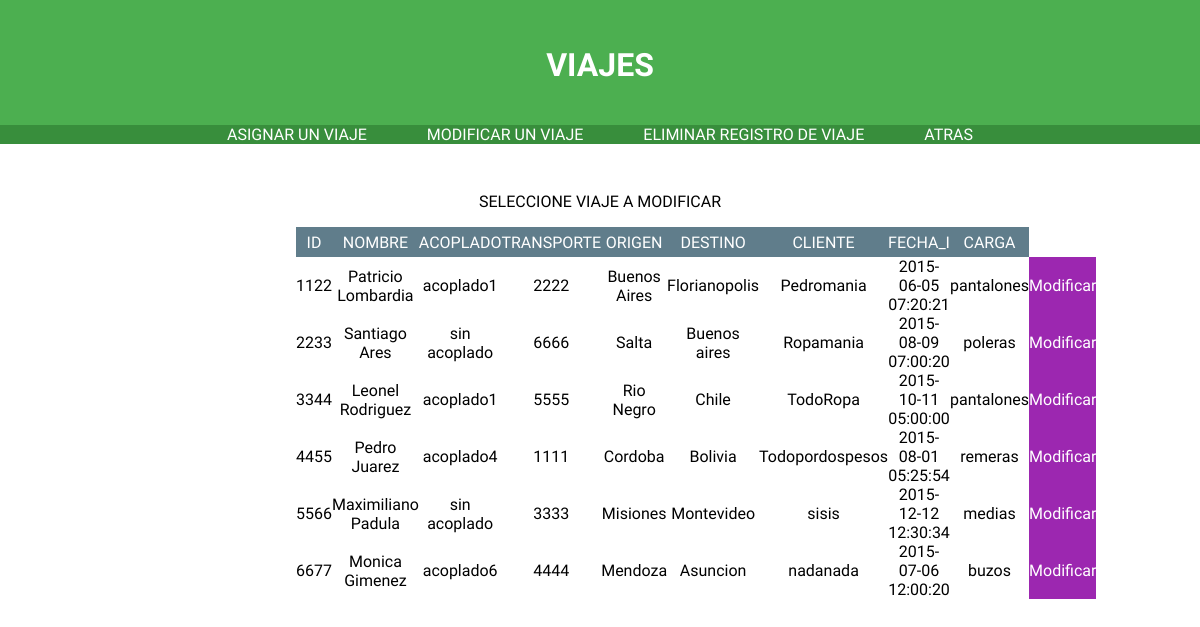
Page /Web/php/SUPERVISOR/modificar_viajes.php (signed in) on the committed database.
### tables this page shows
create table if not exists viaje 
	(id_viaje int unique,
     id_usuario int,
     id_acoplado int,
     id_transporte int,
     origen varchar (30),
     km_recorridos int,
     destino varchar (30),
     cliente varchar (30),
     fecha_inicio datetime,
     fecha_fin datetime,
     carga varchar(30),
	 constraint viaje_pk primary key (id_viaje),
     constraint id_usuario_viaje foreign key (id_usuario) references usuario (id_usuario)
     ON DELETE CASCADE
	 ON UPDATE CASCADE,
     constraint id_transporte_fk foreign key (id_transporte) references transporte (id_transporte)
	 ON DELETE CASCADE
	 ON UPDATE CASCADE,
	constraint id_acoplado_fk foreign key (id_acoplado) references acoplado (id_acoplado)
	 ON DELETE CASCADE
	 ON UPDATE CASCADE

);

CREATE TABLE IF NOT EXISTS usuario (
    id_usuario INT PRIMARY KEY,
    usuario VARCHAR(30),
    nombre VARCHAR(30),
    pass varchar(30),
    fecha_nacimiento DATE,
    id_tipo_doc INT,
    num_doc VARCHAR(40),
    id_licencia VARCHAR(10),
	codigo_rol int,
    CONSTRAINT id_tipo_doc FOREIGN KEY (id_tipo_doc) REFERENCES tipo_doc (id_tipo_doc)
    ON DELETE CASCADE
	ON UPDATE CASCADE,
    CONSTRAINT id_licencia_usuario FOREIGN KEY (id_licencia) REFERENCES licencia (id_licencia)
    ON DELETE CASCADE
	ON UPDATE CASCADE,
    CONSTRAINT id_rol_usuario FOREIGN KEY (codigo_rol) REFERENCES rol (codigo_rol)
	ON DELETE CASCADE
	ON UPDATE CASCADE
);

create table if not exists acoplado 
	(id_acoplado int primary key,
	 descripcion varchar (30),
     paten varchar (30) 

);

create table if not exists transporte
    (id_transporte int primary key,
     id_vehiculo int,
     id_estado varchar(2),
     num_chasis int,
     num_motor int,
     anio_fabricacion int,
     patente varchar(30) unique,
     km_recorridos int,
     constraint id_vehiculo_fk foreign key(id_vehiculo) references vehiculo (id_vehiculo)
     ON DELETE CASCADE
	 ON UPDATE CASCADE,
     constraint id_estado_fk foreign key (id_estado) references estado (id_estado)
	 ON DELETE CASCADE
	 ON UPDATE CASCADE
);

### Web/php/rutas.php (called while the page is built, shortened)
<?php
		$menu_modificacion_viajes="menu_modificacion_viajes.php";
			 $usuario_a_modificar ="usuario_a_modificar.php";
?>

### Web/php/SUPERVISOR/modificar_viajes.php (the view, shortened to what this page needs)
<html>
<?php  include ("viajes_datos.php");?>
 	<head>
</head>
<body>
<div id="divContenedor">
<div class="divTabla">
 	<p>SELECCIONE VIAJE A MODIFICAR</p>
	<form class='contacto' method="post" action="<?php echo $usuario_a_modificar ?>">
		<div id="contacto">
		<?PHP
		include ('../rutas.php');
		$consulta_viaje_modificar  = mysql_query ("SELECT V.id_viaje id_vi, U.nombre nomb , A.descripcion descrip, T.id_transporte id_trans,
													V.origen ori, V.destino dest, V.cliente cli, V.fecha_inicio fecha, V.carga carg
												   FROM viaje V inner join
														usuario U on V.id_usuario = U.id_usuario inner join
														acoplado A on V.id_acoplado = A.id_acoplado inner join
														transporte T on V.id_transporte = T.id_transporte
												   ") or die (mysql_error());
		if ($row = mysql_fetch_array($consulta_viaje_modificar)){
		echo "<table border = '1'> \n";
		echo "<tr><td>ID</td><td>NOMBRE</td><td>ACOPLADO</td><td>TRANSPORTE</td><td>ORIGEN</td><td>
		DESTINO</td><td>CLIENTE</td><td>FECHA_I</td><td>CARGA</td></tr> \n";
		do{
			echo "<tr><td>".$row["id_vi"]."</td><td>".$row["nomb"]."</td><td>".$row["descrip"]
			."</td><td>".$row["id_trans"]."</td><td>".$row["ori"]."</td><td>".$row["dest"]
			."</td><td>".$row["cli"]."</td><td>".$row["fecha"]."</td><td>".$row["carg"]
			."</td><td class='tBotonModif'><a href='".$menu_modificacion_viajes."?ID=".$row["id_vi"]."' class = 'tlink'>Modificar</a></td></tr> \n";
		} while ($row = mysql_fetch_array ($consulta_viaje_modificar));
		echo "</table> \n";
	} else {
		echo "no se encontraron ningun registro";
	}
		?>
		</div>
	</form>
</div>
</div>
</body>
</html>

### Web/Css/login.css (style rules this page uses)
html { margin: 0; padding: 0; }
body { background-color: #FFF; margin: 0; font-family: 'Ubuntu',sans-serif; padding: 0; }
#divContenedor { margin-left: 200px; margin-right: 200px; text-align: center; }
a { color: #FFF; }
a:link { text-decoration: none; }
.divTabla { padding: 1em 3em; margin: 1em 3em; border-spacing: 0; }
.divTabla table { border-collapse: separate; border-spacing: 0; border-color: #fff; width: 100%; height: auto; border: 0; padding: 0; }
.divTabla td { vertical-align: middle; background-color: #fff; border: 0; height: 30px; text-align: center; padding: 0; color: #000; }
.divTabla tr:first-child td { background-color: #607D8B; text-align: center; color: #fff; }
table tr td.tBotonModif { vertical-align: middle; text-align: center; width: 125px; background-color: #9C27B0; }
.tLink { color: #FFF; }
.tLink:link { text-decoration: none; }

### rows in the picture
viaje: id_viaje "1122", id_usuario.nombre "Patricio Lombardia", id_acoplado.descripcion "acoplado1", id_transporte.id_transporte "2222", origen "Buenos Aires", destino "Florianopolis", cliente "Pedromania", fecha_inicio "2015-06-05 07:20:21", carga "pantalones"
viaje: id_viaje "2233", id_usuario.nombre "Santiago Ares", id_acoplado.descripcion "sin acoplado", id_transporte.id_transporte "6666", origen "Salta", destino "Buenos aires", cliente "Ropamania", fecha_inicio "2015-08-09 07:00:20", carga "poleras"
viaje: id_viaje "3344", id_usuario.nombre "Leonel Rodriguez", id_acoplado.descripcion "acoplado1", id_transporte.id_transporte "5555", origen "Rio Negro", destino "Chile", cliente "TodoRopa", fecha_inicio "2015-10-11 05:00:00", carga "pantalones"
viaje: id_viaje "4455", id_usuario.nombre "Pedro Juarez", id_acoplado.descripcion "acoplado4", id_transporte.id_transporte "1111", origen "Cordoba", destino "Bolivia", cliente "Todopordospesos", fecha_inicio "2015-08-01 05:25:54", carga "remeras"
viaje: id_viaje "5566", id_usuario.nombre "Maximiliano Padula", id_acoplado.descripcion "sin acoplado", id_transporte.id_transporte "3333", origen "Misiones", destino "Montevideo", cliente "sisis", fecha_inicio "2015-12-12 12:30:34", carga "medias"
viaje: id_viaje "6677", id_usuario.nombre "Monica Gimenez", id_acoplado.descripcion "acoplado6", id_transporte.id_transporte "4444", origen "Mendoza", destino "Asuncion", cliente "nadanada", fecha_inicio "2015-07-06 12:00:20", carga "buzos"
